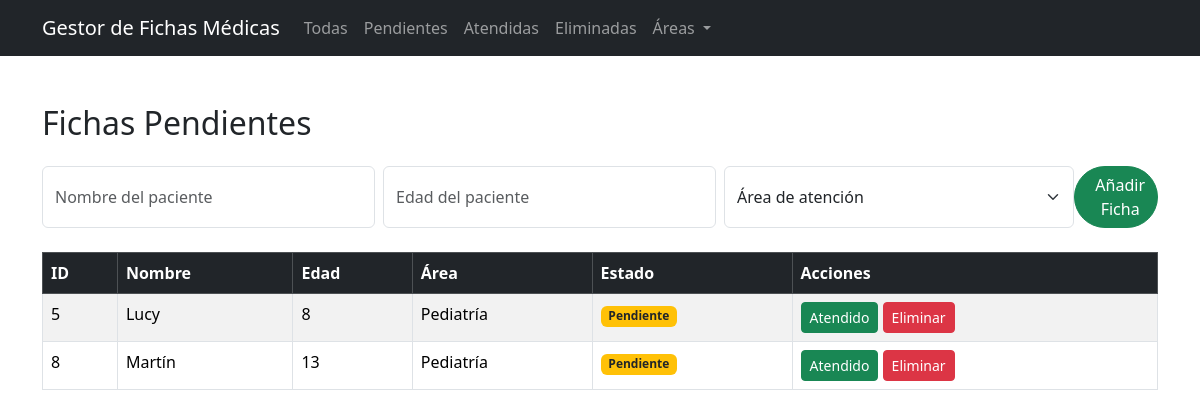
/pendientes, run on the app's committed database.
### tables this page shows
CREATE TABLE ficha (
  id INTEGER PRIMARY KEY AUTOINCREMENT,
  nombre TEXT NOT NULL,
  edad INTEGER NOT NULL,
  area TEXT NOT NULL,
  done BOOLEAN NOT NULL DEFAULT 0
, eliminado INTEGER DEFAULT 0);

### app.py (the view)
@app.route('/pendientes')
def pendientes():
    conexion = obtener_conexion()
    fichas = conexion.execute('SELECT * FROM ficha WHERE done = 0 AND eliminado= 0').fetchall()
    conexion.close()
    return render_template('index.html', fichas=fichas, title="Fichas Pendientes")

### app.py (called while the page is built)
def obtener_conexion ():
    conexion = sqlite3.connect('fichas.db')
    conexion.row_factory = sqlite3.Row
    return conexion

### templates/index.html (shortened to what this page needs)
<!DOCTYPE html>
<html lang="en">
<head>
  <link href="https://cdn.jsdelivr.net/npm/bootstrap@5.3.7/dist/css/bootstrap.min.css" rel="stylesheet">
</head>
<body>
  <nav class="navbar navbar-expand-md navbar-dark bg-dark">
    <div class="container">
        <a href="#" class="navbar-brand">Gestor de Fichas Médicas</a>
        <div class="collapse navbar-collapse">
            <ul class="navbar-nav">
               <li class="nav-item"> <a href="/" class="nav-link">Todas</a></li>
               <li class="nav-item"><a href="/pendientes" class="nav-link">Pendientes</a></li>
               <li class="nav-item"><a href="/atendidas" class="nav-link">Atendidas</a></li>
               <li class="nav-item"><a href="/eliminadas" class="nav-link">Eliminadas</a></li>
               <li class="nav-item dropdown">
                    <a class="nav-link dropdown-toggle" href="#" role="button" data-bs-toggle="dropdown" aria-expanded="false">
                        Áreas
                    </a>
                </li>
            </ul>
        </div>
    </div>
  </nav>
  <div class="container" py-5>
    <h2 class="mt-5 mb-4">{{title}}</h2>
    <form method="POST" action="/add" class="d-flex mb-4">
        <input type="text" class="form-control me-2" name="nombre" placeholder="Nombre del paciente" required>
        <input type="text" class="form-control me-2" name="edad" placeholder="Edad del paciente" required>
        <select class="form-select" name="area" required>
            <option value="" disabled selected>Área de atención</option>
        </select>
        <button class="btn btn-success rounded-pill d-flex align-items-center gap-2" type="submit">
        Añadir Ficha
        </button>
    </form>
  <table class="table table-striped table-bordered table-hover">
    <thead class="table-dark">
      <tr>
        <th scope="col">ID</th>
        <th scope="col">Nombre</th>
        <th scope="col">Edad</th>
        <th scope="col">Área</th>
        <th scope="col">Estado</th>
        <th scope="col">Acciones</th>
      </tr>
    </thead>
  </div>
  <tbody>
  {% for ficha in fichas %}
  <tr>
    <td>{{ficha.id}}</td>
    <td>{{ficha.nombre}}</td>
    <td>{{ficha.edad}}</td>
    <td>{{ficha.area}}</td>
    <td>
      {% if ficha.eliminado %}
        <span class="badge bg-danger">Eliminado</span>
      {% elif ficha.done %}
        <span class="badge bg-success">Atendido</span>
      {% else %}
        <span class="badge bg-warning text-dark">Pendiente</span>
      {% endif %}
    </td>
    <td>
      {% if ficha.eliminado %}
        <a href="{{ url_for('restaurar_ficha', ficha_id=ficha.id) }}" class="btn btn-primary">Restaurar</a>
      {% elif ficha.done %}
        <a href="{{ url_for('eliminar_ficha', ficha_id=ficha.id) }}" class="btn btn-danger btn-sm boton-compacto">Eliminar</a>
      {% else %}
        <a href="{{ url_for('marcar_atendida', ficha_id=ficha.id) }}" class="btn btn-success btn-sm boton-compacto">Atendido</a>
        <a href="{{ url_for('eliminar_ficha', ficha_id=ficha.id) }}" class="btn btn-danger btn-sm boton-compacto">Eliminar</a>
        {% endif %}
    </td>
  </tr>
  {% endfor %}
</tbody>
</body>
</html>

### data on the page
ficha: id "5", nombre "Lucy", edad "8", area "Pediatría", eliminado "Pendiente"
ficha: id "8", nombre "Martín", edad "13", area "Pediatría", eliminado "Pendiente"

### other printed values
{{ title }} "Fichas Pendientes"
